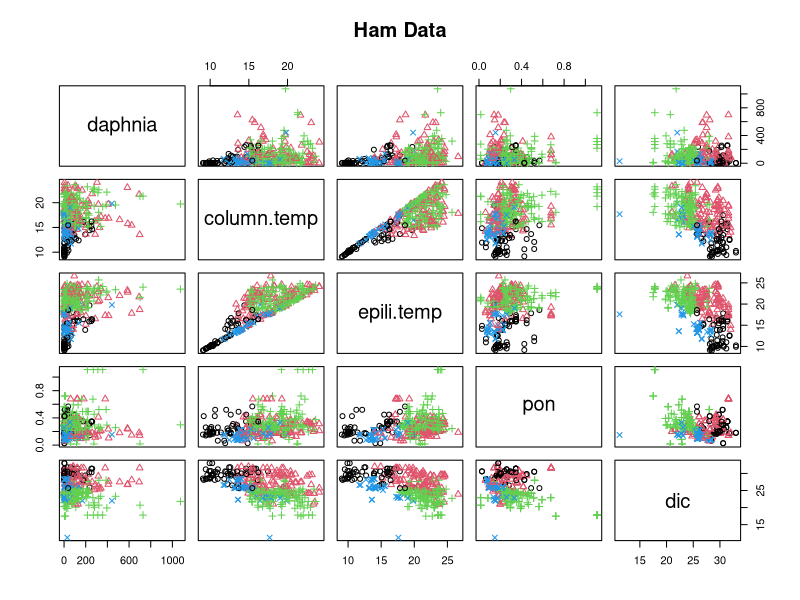
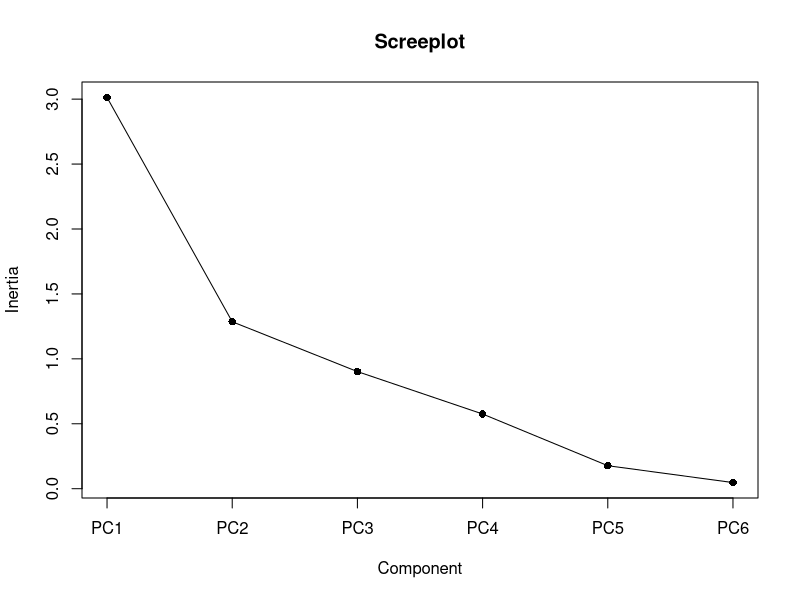
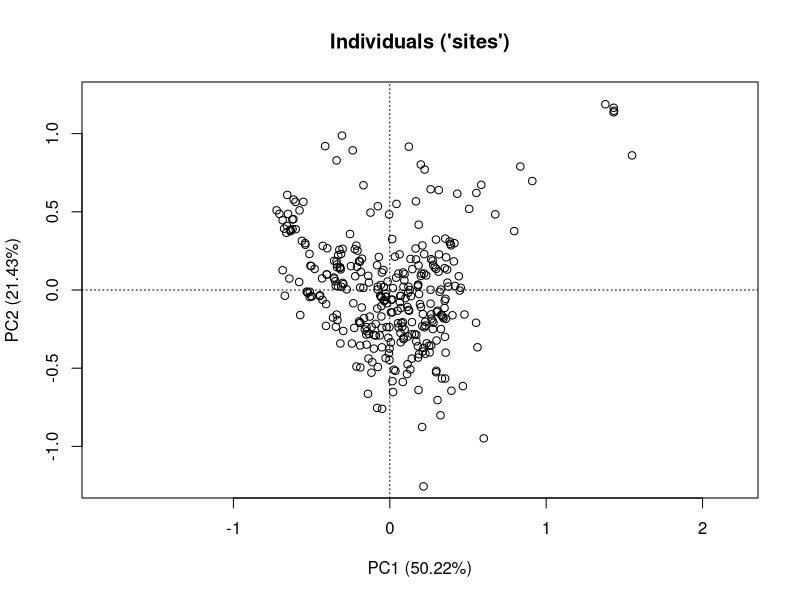
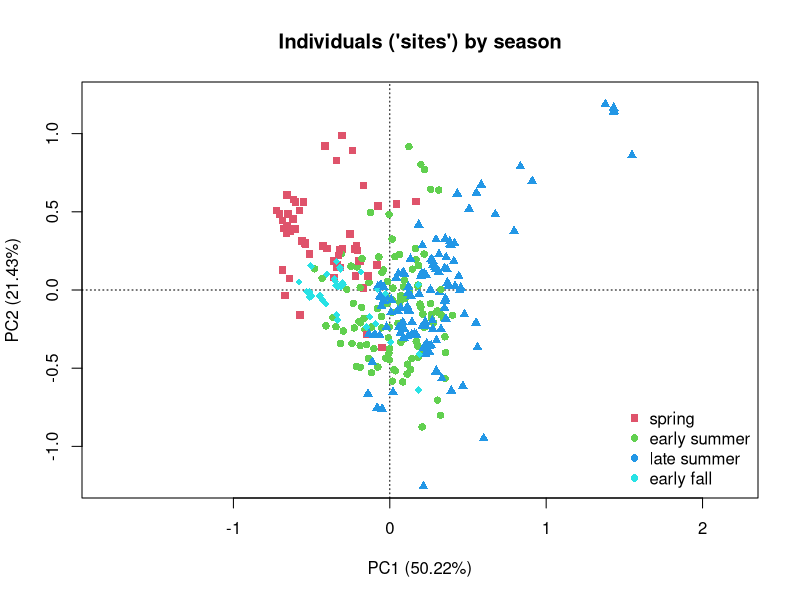
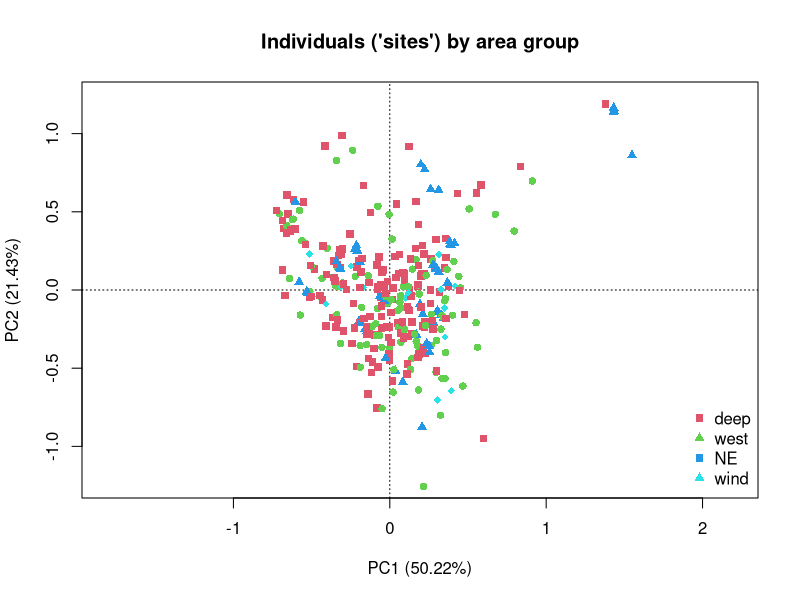
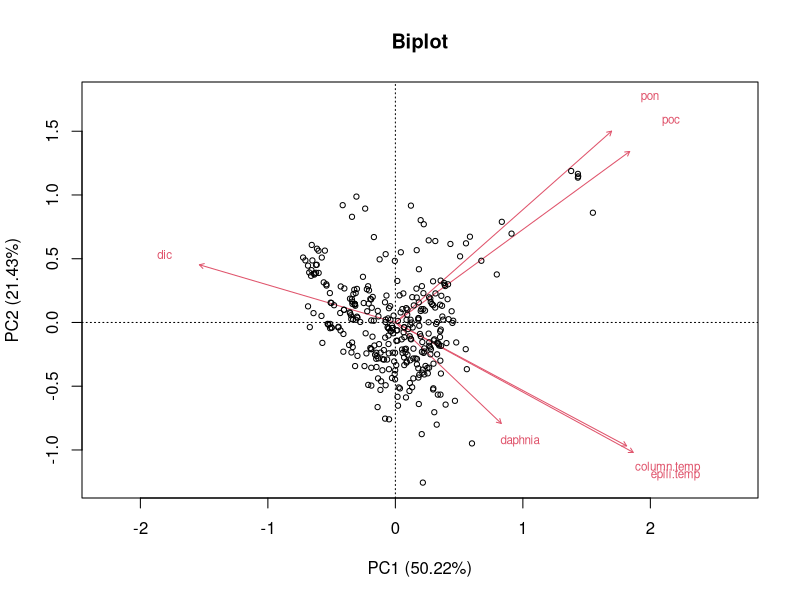
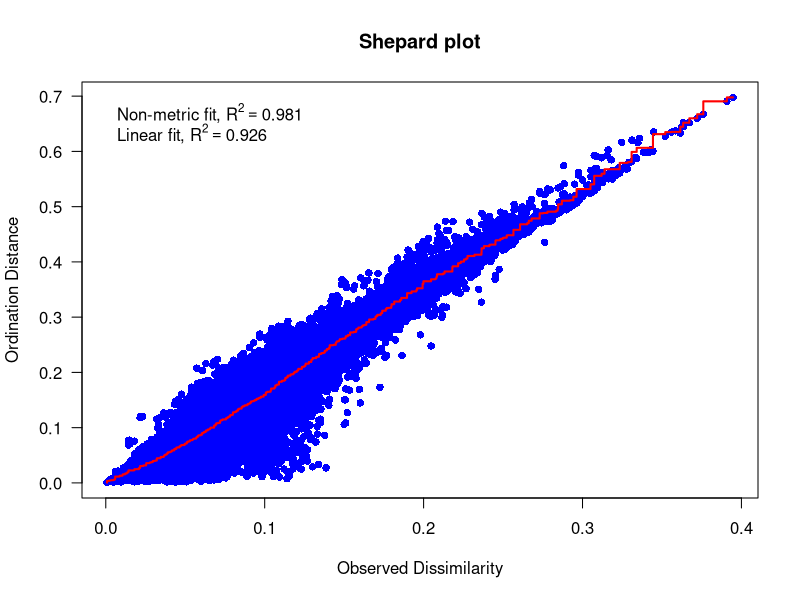
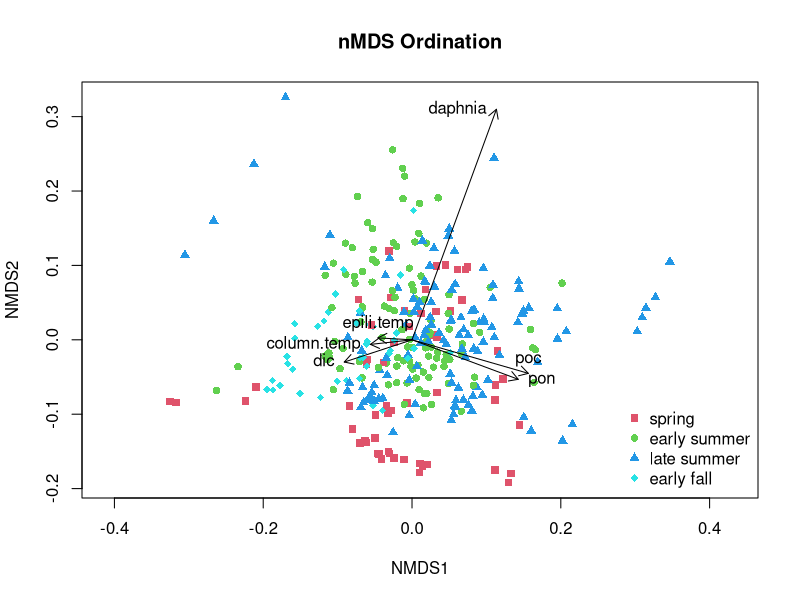

R code for these plots, in order:
## ---- chunk 1
library(readxl)
#library(ggplot2)
#library(tidyverse)
#library(knitr)
library(vegan)
soln=FALSE
# xlsx files
ham <- read_excel("ind dates flat all parameters Hamilton only FOR Kim.xlsx")

ham$area_group <- as.factor(ham$area_group)
## ---- chunk 2
## Select the variables interested
ham.multi <- ham[,c("area_group","season","Station_Acronym","Daphnia",
                    "watercolumn_temp","mean_mixing_depth_temp",
                    "PON_ECCC1m", "DIC_ECCC1m", "POC_ECCC1m")]


## Remove all rows containing NAs
ham.multi <- na.omit(ham.multi)


## Rename the columns
colnames(ham.multi) <- c("area","season","station","daphnia","column.temp",
                         "epili.temp","pon","dic","poc")
## ---- chunk 3
## Recode the season numeric code into factors
table(ham.multi$season)
ham.multi$season <- factor(ham.multi$season, 
                           levels = c(1, 2, 3, 4), 
                           labels = c("spring", "early summer",
                                      "late summer", "early fall"))
## ---- chunk 4
## Correlation table
cor.df <- cor(ham.multi[4:9])
knitr::kable(cor.df)

## Correlation plot
pairs(ham.multi[4:8], main = "Ham Data",
      pch = as.numeric(ham.multi$season), col = (ham.multi$season))
      # colored depending on season
## ---- chunk 5
## Run PCA analysis
pca.ham <- rda(ham.multi[,4:9], scale = TRUE) #subset for all continuous variables
summary(pca.ham)
## ---- chunk 6
## Screeplot
screeplot(pca.ham, type = ("lines"), main = "Screeplot", pch = 16, cex = 1)
## ---- chunk 7
pvar <- c(50.22, 21.43)
pvar
## ---- chunk 8
# Create a blank plot
ordiplot(pca.ham, type = "n", main = "Individuals ('sites')",
         xlab = paste0("PC1 (",pvar[1], "%)"), 
         ylab = paste0("PC2 (", pvar[2],"%)"), 
         ylim = c(-1.2,1.2))

# Use points() to add points
points(pca.ham, display = "sites", cex = 1) # add sites
## ---- chunk 9
## Create an empty canvas
ordiplot(pca.ham, type = "n", main = "Individuals ('sites') by season",
         xlab = paste0("PC1 (",pvar[1], "%)"),
         ylab = paste0("PC2 (", pvar[2],"%)"),
         ylim = c(-1.2,1.2)) # specify the y-axis limits

## Use points() to add points
points(pca.ham, display = "sites",
       pch = as.numeric(ham.multi$season) + 14, 
       col = c(2, 3, 4, 5) [as.numeric(ham.multi$season)], 
       cex = 1) # add sites

## Add legends
legend("bottomright", legend = unique(ham.multi$season),
       pch = as.numeric(ham.multi$season) +14,
       col = c(2, 3, 4, 5), bty = "n") # bty specifys legend box boarder


## ---- chunk 10
## Plot the individuals
ordiplot(pca.ham, type = "n", main = "Individuals ('sites') by area group",
         xlab = paste0("PC1 (",pvar[1], "%)"),
         ylab = paste0("PC2 (", pvar[2],"%)"),
         ylim = c(-1.2,1.2)) # specify the -axis limits

## Use points() to add points
points(pca.ham, display = "sites",
       pch = as.numeric(ham.multi$area) + 14,
       col = c(2, 3, 4, 5) [as.numeric(ham.multi$area)],
       cex = 1) # add sites

## Add legends
legend("bottomright", legend = unique(ham.multi$area),
       pch = as.numeric(ham.multi$area) +14,
       col = c(2, 3, 4, 5), bty = "n") # bty specifys legend box boarder
## ---- chunk 11
## Biplot for PCA
biplot(pca.ham,
       display = c("sites","species"), 
       type = c("text", "points"),
       main = "Biplot",
       xlab = paste0("PC1 (",pvar[1], "%)"),
       ylab = paste0("PC2 (", pvar[2],"%)"))
## ---- chunk 12
## Run nMDS
nmds.ham <- metaMDS(ham.multi[,4:9], distance = "bray", k = 2, trace = FALSE)

## Stress
nmds.ham$stress
## ---- chunk 13
## Shepard plot
stressplot(nmds.ham, pch = 16, las = 1,
           main = "Shepard plot")
## ---- chunk 14
## Create empty canvas
ordiplot(nmds.ham, type = "n", main = "nMDS Ordination")

## Add points and legends
points(nmds.ham, display = "sites",
       pch = as.numeric(ham.multi$season) + 14,
       col = c(2, 3, 4, 5) [as.numeric(ham.multi$season)],
       cex = 1) # add sites
legend("bottomright", legend = unique(ham.multi$season),
       pch = as.numeric(unique(ham.multi$season)) + 14,
       col = c(2,3,4,5), bty = "n", cex = 1) # add legend

## Add species scores manually
species_scores <- scores(nmds.ham, display = "species")
arrows(0, 0, species_scores[,1], species_scores[,2],
       col = "black", length = 0.1) # draw arrow from (0,0)
text(species_scores[,1], species_scores[,2],
     labels = rownames(species_scores), col = "black",
     pos = c(2,2,3,4,2,3))
